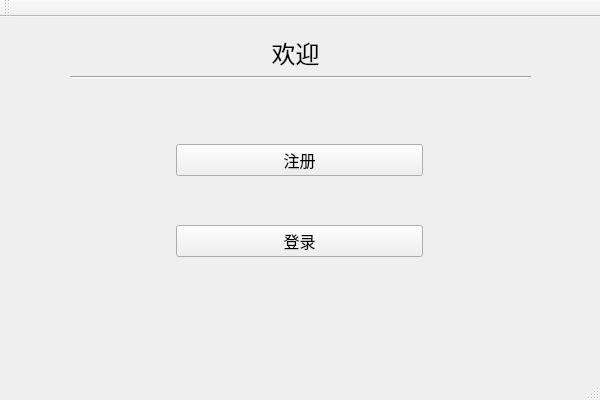
<?xml version="1.0" encoding="UTF-8"?>
<ui version="4.0">
 <class>MainWindow</class>
 <widget class="QMainWindow" name="MainWindow">
  <property name="geometry">
   <rect>
    <x>0</x>
    <y>0</y>
    <width>600</width>
    <height>400</height>
   </rect>
  </property>
  <property name="windowTitle">
   <string>MainWindow</string>
  </property>
  <widget class="QWidget" name="centralWidget">
   <widget class="QWidget" name="horizontalLayoutWidget">
    <property name="geometry">
     <rect>
      <x>0</x>
      <y>70</y>
      <width>599</width>
      <height>229</height>
     </rect>
    </property>
    <layout class="QHBoxLayout" name="horizontalLayout" stretch="2,3,2">
     <item>
      <spacer name="horizontalSpacer_2">
       <property name="orientation">
        <enum>Qt::Horizontal</enum>
       </property>
       <property name="sizeHint" stdset="0">
        <size>
         <width>10</width>
         <height>20</height>
        </size>
       </property>
      </spacer>
     </item>
     <item>
      <layout class="QVBoxLayout" name="verticalLayout">
       <property name="spacing">
        <number>3</number>
       </property>
       <item>
        <widget class="QPushButton" name="register_2">
         <property name="sizePolicy">
          <sizepolicy hsizetype="Expanding" vsizetype="Fixed">
           <horstretch>0</horstretch>
           <verstretch>0</verstretch>
          </sizepolicy>
         </property>
         <property name="font">
          <font>
           <pointsize>12</pointsize>
          </font>
         </property>
         <property name="text">
          <string>注册</string>
         </property>
        </widget>
       </item>
       <item>
        <widget class="QPushButton" name="login">
         <property name="font">
          <font>
           <pointsize>12</pointsize>
          </font>
         </property>
         <property name="text">
          <string>登录</string>
         </property>
        </widget>
       </item>
      </layout>
     </item>
     <item>
      <spacer name="horizontalSpacer">
       <property name="orientation">
        <enum>Qt::Horizontal</enum>
       </property>
       <property name="sizeHint" stdset="0">
        <size>
         <width>40</width>
         <height>20</height>
        </size>
       </property>
      </spacer>
     </item>
    </layout>
   </widget>
   <widget class="QLabel" name="label">
    <property name="geometry">
     <rect>
      <x>250</x>
      <y>20</y>
      <width>91</width>
      <height>31</height>
     </rect>
    </property>
    <property name="font">
     <font>
      <family>宋体</family>
      <pointsize>18</pointsize>
     </font>
    </property>
    <property name="text">
     <string>欢迎</string>
    </property>
    <property name="alignment">
     <set>Qt::AlignCenter</set>
    </property>
   </widget>
   <widget class="Line" name="line">
    <property name="geometry">
     <rect>
      <x>70</x>
      <y>50</y>
      <width>461</width>
      <height>20</height>
     </rect>
    </property>
    <property name="orientation">
     <enum>Qt::Horizontal</enum>
    </property>
   </widget>
  </widget>
  <widget class="QMenuBar" name="menuBar">
   <property name="geometry">
    <rect>
     <x>0</x>
     <y>0</y>
     <width>600</width>
     <height>25</height>
    </rect>
   </property>
  </widget>
  <widget class="QToolBar" name="mainToolBar">
   <attribute name="toolBarArea">
    <enum>TopToolBarArea</enum>
   </attribute>
   <attribute name="toolBarBreak">
    <bool>false</bool>
   </attribute>
  </widget>
  <widget class="QStatusBar" name="statusBar"/>
 </widget>
 <layoutdefault spacing="6" margin="11"/>
 <resources/>
 <connections/>
</ui>
